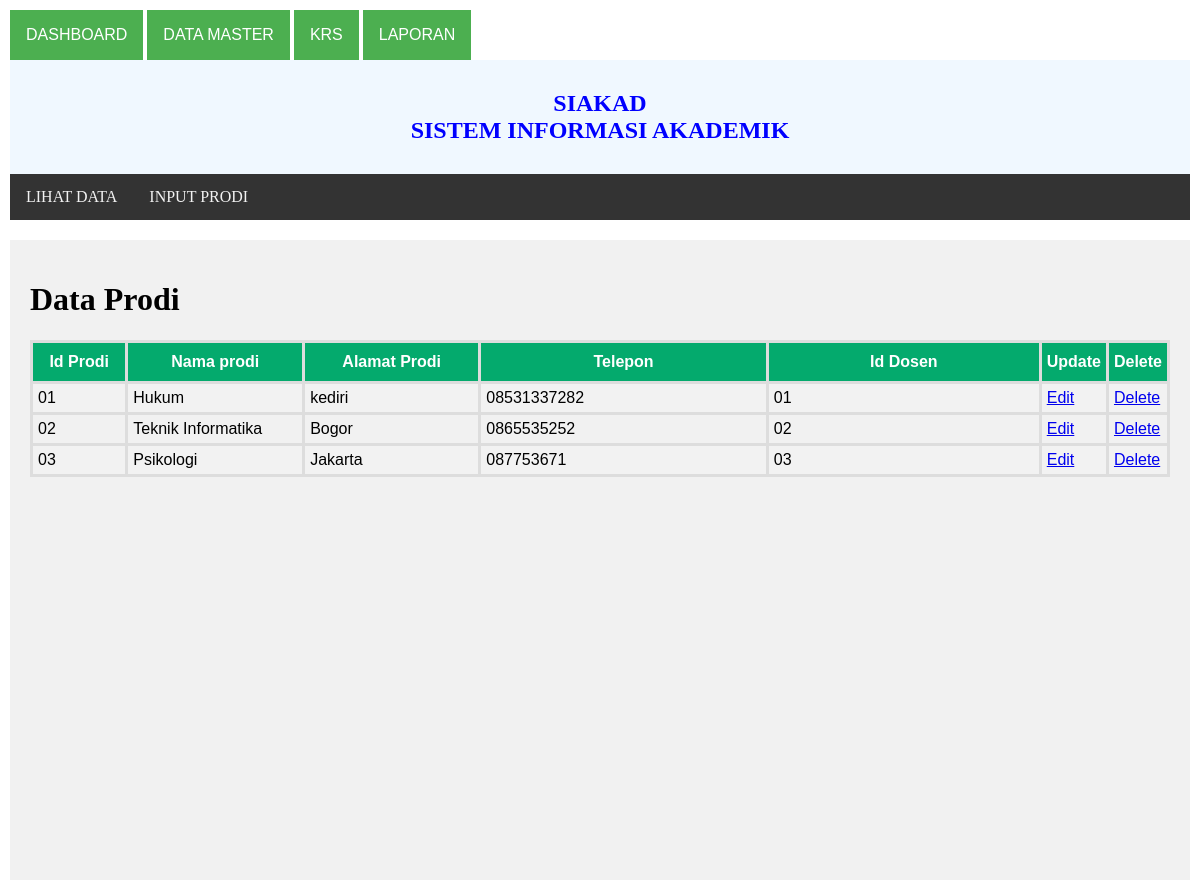
/tampil_prodi.php, run on the app's committed database.
### tables this page shows
CREATE TABLE `prodi` (
  `idProdi` varchar(100) NOT NULL,
  `namaProdi` varchar(100) DEFAULT NULL,
  `alamatProdi` varchar(255) DEFAULT NULL,
  `noTelp` varchar(100) DEFAULT NULL,
  `idDosen` varchar(100) DEFAULT NULL
);

### tampil_prodi.php (the view, shortened to what this page needs)
<!DOCTYPE html>
<html>
<head>
</head>
<body>
<a href="INDEX.html"><button class="dropbtn">DASHBOARD</button></a>
    <div class="dropdown">
      <button class="dropbtn">DATA MASTER</button>
    </div>
    <button class="dropbtn">KRS</button>
    <button class="dropbtn">LAPORAN</button>
  <div class="header">
    <font face="verdana" size="5" color="blue">
      <b>SIAKAD <br>SISTEM INFORMASI AKADEMIK</b>
    </font>
  </div>
  <div class="topnav">
  <a href="tampil_prodi.php">LIHAT DATA</a>
    <a href="input_prodi.php">INPUT PRODI</a>
  </div>
  <div class="leftcolumn">
    <div class="card">
    <h1>Data Prodi</h1>
<table id="customers">
  <tr>
    <th width="100">Id Prodi</th>
    <th width="200">Nama prodi</th>
    <th width="210">Alamat Prodi</th>
    <th width="350">Telepon</th>
    <th width="350">Id Dosen</th>
    <th>Update</th>
    <th>Delete</th>
  </tr>
  <?php
    include 'koneksi.php';
    $datauser = mysqli_query($kon,"select * from prodi");
    while ($tampil = mysqli_fetch_array($datauser)){
    ?>
    <tr>
        <td><?php echo $tampil ['idProdi'];?></td>
        <td><?php echo $tampil ['namaProdi'];?></td>
        <td><?php echo $tampil ['alamatProdi'];?></td>
        <td><?php echo $tampil ['noTelp'];?></td>
        <td><?php echo $tampil ['idDosen'];?></td>
        <td><a href="formedit_prodi.php?idprodi=<?php echo $tampil['idProdi'];?>" onclick="return confirm('Apakah Anda Yakin?')">Edit</a></td>
        <td><a href="deleteprodi.php?idprodi=<?php echo $tampil['idProdi'];?>" onclick="return confirm('Apakah Anda Yakin?')">Delete</a></td>
    </tr>
    <?php } ?>
</table>
</body>
</html>

### tampil_prodi.php (style rules this page uses)
body { margin: 10px; }
.header { background-color: aliceblue; padding: 30px; text-align: center; }
.topnav { overflow: hidden; background-color: #333; }
.topnav a { float: left; display: block; color: #f2f2f2; text-align: center; padding: 14px 16px; text-decoration: none; }
.leftcolumn { float: left; width: 100%; height: 600px; }
.card { background-color: #f1f1f1; padding: 20px; margin-top: 20px; height: 100%; }
.dropbtn { background-color: #4CAF50; color: white; padding: 16px; font-size: 16px; border: none; cursor: pointer; }
.dropdown { position: relative; display: inline-block; }
#customers { font-family: Arial, Helvetica, sans-serif; border-collapse: collapse; width: 100%; }
#customers td, #customers th { border: 3px solid #ddd; padding: 5px; }
#customers tr:nth-child(even) { background-color: #f2f2f2; }
#customers th { padding-top: 10px; padding-bottom: 10px; text-align: center; background-color: #04AA6D; color: white; }

### data on the page
prodi: idProdi "01", namaProdi "Hukum", alamatProdi "kediri", noTelp "08531337282", idDosen "01"
prodi: idProdi "02", namaProdi "Teknik Informatika", alamatProdi "Bogor", noTelp "0865535252", idDosen "02"
prodi: idProdi "03", namaProdi "Psikologi", alamatProdi "Jakarta", noTelp "087753671", idDosen "03"
